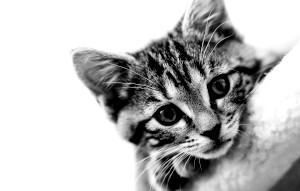
#> input picture data/cat.jpg, 300 x 191 px
$ python -i Ascii.py   (imports and definitions only)
#> lines starting #> are read from the running program, lines starting #| are printed output that depends on the picture
#!/usr/bin/env python

import os
import sys, getopt
from PIL import Image, ImageFont, ImageDraw, ImageOps

# default font to be used for ascii rendering
c_default_font = "./data/DejaVuSansMono.ttf"

class Ascii:
    """
    Create an ascii mosaic of a given image
    """
    def __init__(self, in_path, out_path=None, font_size=20):
        """
        initialize
        :param in_path: path to original image
        :param out_path: output path, may be None to use current directory (out_path/<original image name>_result.jpg)
        :param font_size: desired font size in output image (not output text file)
        """
        if os.path.exists(in_path):
            self.in_path = in_path
        else:
            print('error: cannot open file')
            exit(-1)

        if out_path is not None and os.path.exists(out_path):
            self.out_path = os.path.join(out_path, self.in_path.split('/')[-1].split('.')[0] + '_result')
        else:
            self.out_path = os.path.join('./', self.in_path.split('/')[-1].split('.')[0] + '_result')

        # x = y = font_size, because we need quadratic
        self.x = self.y = self.font_size = font_size
        self.font = ImageFont.truetype(c_default_font, self.font_size)
        self.helper = AsciiHelper(font=self.font)  # font size here is irrelevant, since imgs are not used for anything

    # [22 lines left out: function create_ascii_file, not called in this run]

    def create_ascii_image(self):
        """ Create an ascii image representation of a given image """
        # get original image
        img = Image.open(self.in_path)
#> img is the input picture: PIL image 300x191 RGB; min 0, max 255, mean 189.2
        w, h = img.size
#> w = 300; h = 191

        # find brightness matches
        match_list = self.get_match_list()
#> in get_match_list, `image_list = self.scan_image_pixels()`: image_list = 57300 items
#> the loop in find_ascii_match, `for i in range(len(image_list)):` made 57300 passes
#> i on pass 1: 300
#> match_list = 57300 items

        # create output image
        out = Image.new('L', (w * self.x, h * self.y), 255)
#> out: PIL image 6000x3820 L; every value is 255

        for i in range(0, h):
            for j in range(0, w):
                ascii_img = self.get_text_image(chr(int(match_list[(w * i) + j])))
                out.paste(ascii_img, (j * self.x, i * self.y))
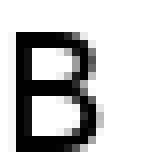
#> ascii_img: PIL image 20x20 L (shown 8 times larger); min 0, max 255, mean 198
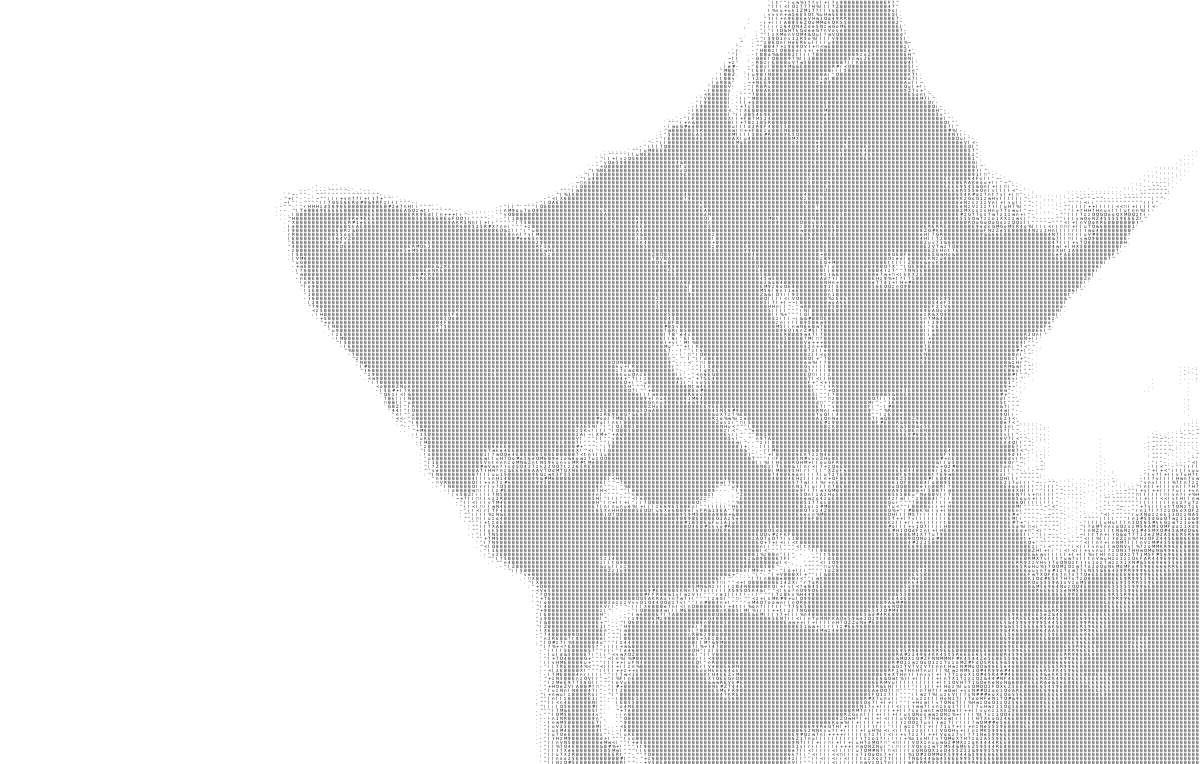
#> out: PIL image 6000x3820 L (shown at 1/5 size); min 0, max 255, mean 230.9

        filename = self.out_path + '.jpg'
#> filename = './cat_result.jpg'
        out.save(os.path.join(filename))
        print("ascii image created")

    def get_match_list(self):
        """ return a list of ascii values that match brightness of the respective pixel in image"""
        # get original image
        img = Image.open(self.in_path)
        w, h = img.size

        # create ascii && image brightness list
        ascii_list = self.helper.create_ascii_list()
        image_list = self.scan_image_pixels()

        # find brightness matches
        return self.find_ascii_match(ascii_list, image_list, w)

    def scan_image_pixels(self):
        """ scan an images brightness pixel per pixel && return list """
        img = ImageOps.grayscale(Image.open(self.in_path))
        return list(img.getdata())

    def find_ascii_match(self, ascii_list, image_list, w):
        """
        compare pixel values of an image to brightness list values and return a list of keys
        scale of ascii symbol to pixel is 2:1, so compare 2 rows at once
        for simplicity's sake, scan the last one or two rows separately
        """
        match_list = []
        for i in range(len(image_list)):
            if len(image_list) > (i + w):
                val = (image_list[i] + image_list[i + w]) / 2
            else:
                val = image_list[i]
            for file, bri in ascii_list:
                if val <= bri:
                    match_list.append(file.split('.')[0])
                    break
            if ((i % w) == 0) and (len(image_list) > (i + w)):
                i += w
        return match_list

    def get_text_image(self, text):
        """ write the given text to an image and return """
        img = Image.new('L', (self.x, self.y), 255)
        draw = ImageDraw.Draw(img)
        draw.text((0, 0), text, font=self.font)
        return img


class AsciiHelper:
    def __init__(self, path='./images', font=None, font_size=20):
        """
        Initialize
        :param path: folder to store ascii symbol images
        :param font: a preexisting ImageFont, or None to get default
        :param font_size: [only applicable if font=None] font size for default font
        """
        self.path = path
        self.font_size = font_size
        if font is None:
            self.font = ImageFont.truetype(c_default_font, self.font_size)
        else:
            self.font = font
        self.ascii_list = self.create_ascii_list()

    def create_ascii_list(self, reverse_sort=False):
        """
        create a list containing brightness values of ascii symbols
        :param reverse_sort: sort list from highest to lowest
        :return: a sorted list of ascii symbol brightness values
        """
        b_list = self.scan_ascii_images(self.get_ascii_images())
        b_list.sort(key=lambda tup: tup[1], reverse=reverse_sort)
        return b_list

    def get_ascii_images(self):
        """
        create an image for each ascii symbol and save to self.path
        :return: nothing
        """
        # create images of ascii symbols
        # create image for null separately (because 1-31 are blank symbols && not needed)
        ascii_list = [(str(0), self.get_ascii_image(chr(0)))]
        for i in range(32, 128):
            ascii_list.append((str(i), self.get_ascii_image(chr(i))))
        return ascii_list

    def get_ascii_image(self, symbol):
        """
        return a given symbol as an image
        :param symbol: an ascii character
        :return: a list of tuples (ascii key, image)
        """
        img = Image.new('L', ((self.font.size // 2), self.font.size), 255)
        draw = ImageDraw.Draw(img)
        draw.text((0, 0), symbol, font=self.font)
        return img

    def scan_ascii_images(self, ascii_list):
        """
        scan all images in a folder && return a list of brightness values
        :return: a map of symbol name and brightness
        """
        b_map = []
        for key, img in ascii_list:
            score = calculate_brightness(img) * 255
            b_map.append((key, score))
        return b_map


def calculate_brightness(image):
    """ from: https://gist.github.com/kmohrf/8d4653536aaa88965a69a06b81bcb022 """
    grayscale_image = image.convert('L')
    histogram = grayscale_image.histogram()
    pixels = sum(histogram)
    brightness = scale = len(histogram)

    for index in range(0, scale):
        ratio = histogram[index] / pixels
        brightness += ratio * (-scale + index)

    return 1 if brightness == 255 else brightness / scale


# [30 lines left out: function main, not called in this run]

# [2 lines not run here, left out]

>>> result = Ascii('data/cat.jpg').create_ascii_image()
